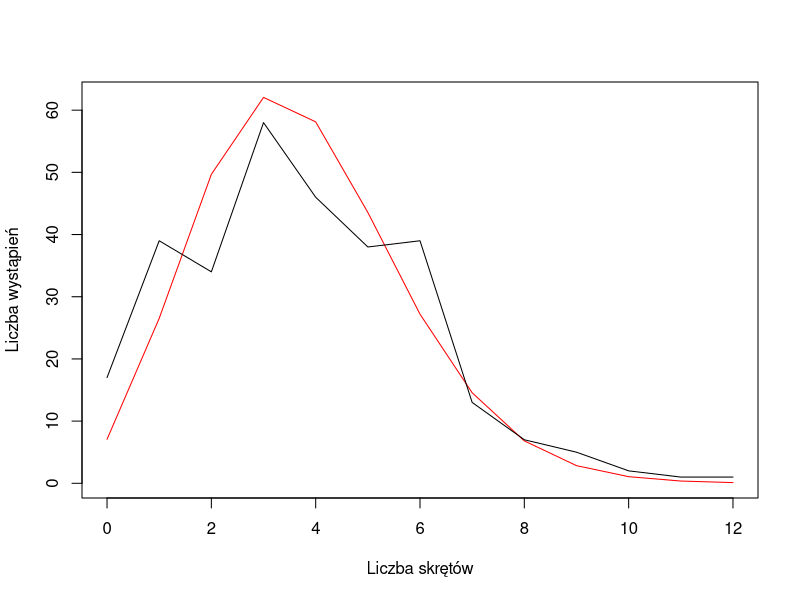
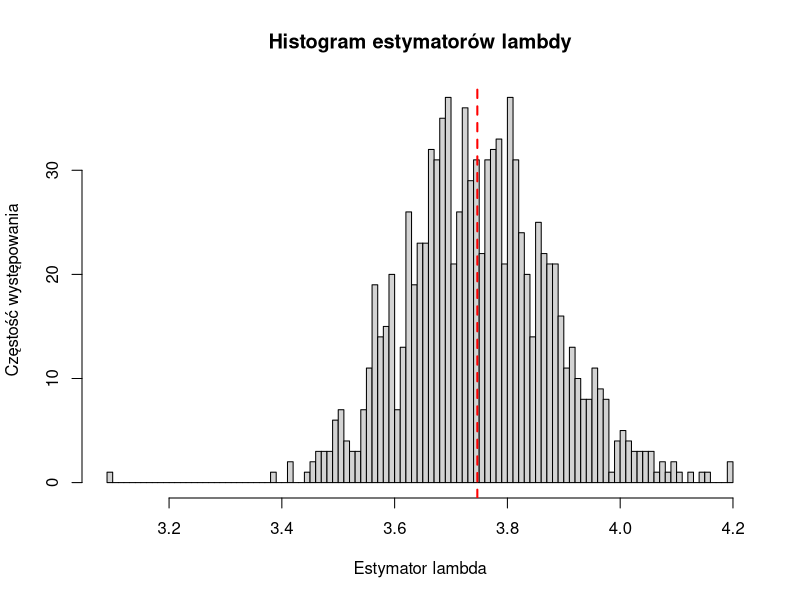
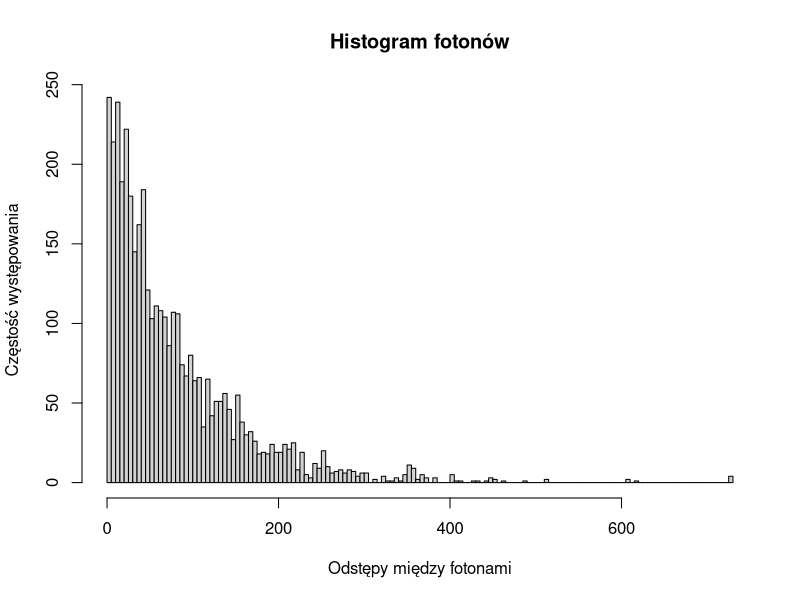
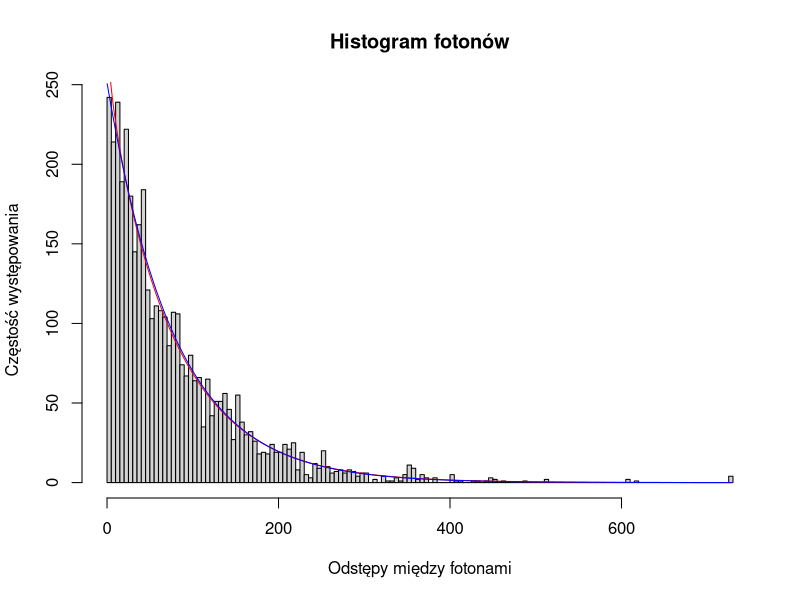

Source code (R) for these figures, in order:
# MWS LAB 2
#setwd()
# zadanie 1
######### a)
skrety <- scan("skrety.txt")
lamb = mean(skrety) # lambda

min <- min(skrety) # minimalna liczba skrętów
max <- max(skrety) # maksymalna liczba skretów
lWystapienSkretow <- matrix(0, max+1, 1) # liczba wystąpień każdej liczby skrętów
for(i in c(min:max)){ # zamiast table(), żeby wykres miał ładną oś y
  lWystapienSkretow[i+1] <- length(which(skrety == i))
}

skretyPois <- sum(lWystapienSkretow) * dpois( c(min:max), lambda = lamb ) # spodziewane liczby skrętów w prawo

plot(c(min:max), skretyPois, type="l", xlab = "Liczba skrętów", ylab = "Liczba wystąpień", col="red")
lines(c(min:max), lWystapienSkretow)


######### b)
# bootstrap nieparametryczny
i <- 1000
m <- matrix(0, i, 1)
for(i in 1:i){
  proba <- matrix(0, length(skrety), 1) # i-ta proba losowa
  for(j in 1: length(skrety)){
    proba[j] <- sample(skrety, 1, replace = TRUE) # losowanie z kapelusza
  }
  m[i] <- mean(proba) # srednia i-tej proby
}

lamb_sd <- sd(m) # odchylenie standardowe estymatora lambdy

hist(m, freq = TRUE, main = "Histogram estymatorów lambdy", xlab = "Estymator lambda", ylab = "Częstość występowania", breaks = 100)
abline(v=lamb, col = "red", lty = 2, lwd = 2)



# zadanie 2
fotony <- scan("fotony.txt")
######### a)

h <- hist(fotony, freq = TRUE, main = "Histogram fotonów", xlab = "Odstępy między fotonami", ylab = "Częstość występowania", breaks = 200)

######### b)

# metoda momentow
m1 <- mean(fotony) # pierwszy moment
m2 <- mean(fotony^2); # drugi moment

alfa_mm <- (m1^2) / (m2 - m1^2) # estymator alfy
beta_mm <- (m2 - m1^2) / m1 # estymator bety

gamma_x <- seq(from=min(fotony), to=max(fotony), length=length(fotony)) # równe odstępy na osi x 
# wyznaczanie wartość gęstości dla każdego odstępu między fotonami (length)  * szerokość histrogramu
gamma_mm <- dgamma(gamma_x, shape = alfa_mm, scale = beta_mm) * length(fotony) * (h$mids[2]-h$mids[1])


# metoda największej wiarygodności
sredniaFotonow <- mean(log(fotony)) - log(mean(fotony)) # lewa strona równania
f <- function (x){
  digamma(x) - log(x) - sredniaFotonow # wyznaczanie estymatora alfa
}
alfa_nw <- uniroot(f, interval = c(1e-14, 2))$root # wartość estymatora 
beta_nw <- mean(fotony)/alfa_nw

gamma_nw <- dgamma(gamma_x, shape = alfa_nw, scale = beta_nw) * length(fotony) * (h$mids[2]-h$mids[1])


######### c)

hist(fotony, freq = TRUE, main = "Histogram fotonów", xlab = "Odstępy między fotonami", ylab = "Częstość występowania", breaks = 200)
lines(gamma_x, gamma_mm, type='l', col='red') # metoda momentóW
lines(gamma_x, gamma_nw, type='l', col='blue') # metoda największej wiarygodności


######### d)
#bootstrap parametryczny
i <- 1000 # liczba iteracji

mm_alfa <- matrix(0, i, 1)
mm_beta <- matrix(0, i, 1)

nw_alfa <- matrix(0, i, 1)
nw_beta <- matrix(0, i, 1)

n<- length(fotony)

for(i in 1:i){
  # metoda momentów
  gamma_mm <-  rgamma(n, shape = alfa_mm, scale = beta_mm)
  m1 = mean(gamma_mm)
  m2 = mean(gamma_mm^2)
  mm_alfa[i]= (m1^2) / (m2 - m1^2)
  mm_beta[i]= (m2 - m1^2) / m1
  
  #metoda największej wiarygodności
  gamma_nw <- rgamma(n, shape = alfa_nw, scale = beta_nw)
  sredniaFotonow <- mean(log(gamma_nw)) - log(mean(gamma_nw))
  f <- function (x){
    digamma(x) - log(x) - sredniaFotonow # wyznaczanie estymatora alfa
  }
  
  nw_alfa[i] <- uniroot(f, interval = c(1e-14, 2))$root
  nw_beta[i] <- mean(gamma_nw) / nw_alfa[i]
  
}
mm_alfa_sd <- sd(mm_alfa)
mm_beta_sd <- sd(mm_beta)
nw_alfa_sd <- sd(nw_alfa)
nw_beta_sd <- sd(nw_beta)

# przedziały ufności
pu <- function(x, alfa=0.05){
  x_sort <- sort(x)
  n <- ceiling(alfa*length(x)/2) # liczba wyników do odrzucenia
  pu <- c(x_sort[floor(n)], x_sort[floor(length(x)-n+1)])
}

mm_alfa_pu <- pu(mm_alfa)
mm_beta_pu <- pu(mm_beta)
nw_alfa_pu <- pu(nw_alfa)
nw_beta_pu <- pu(nw_beta)



# zadanie 3
normy <- scan("norm.txt")

n <- length(normy)
srednia <- mean(normy) # jednocześnie estymator mi
est_sd <- (sum((normy-srednia)^2) / (n-1)) # estymator odchylenia standardowego

gamma=c(0.9, 0.95, 0.99) # poziomy ufności
alfa <- 1 - gamma

# przedziały ufności dla średniej mi
a_mi <- matrix(0, length(gamma), 1)
b_mi <- matrix(0, length(gamma), 1)

for(i in 1:length(gamma)){ 
  a_mi[i] <- srednia - est_sd/sqrt(n) * qt(1-alfa[i]/2,n-1) # rozkład Studenta
  b_mi[i] <- srednia + est_sd/sqrt(n) * qt(1-alfa[i]/2,n-1)
}


# przedziały ufności dla odchylenia standardowego
a_sd <- matrix(0, 3, 1)
b_sd <- matrix(0, 3, 1)

for(i in 1:length(gamma)){
  a_sd[i] <- ((n-1) * est_sd^2) / qchisq(1-alfa[i]/2, n-1) # rozkład X^2
  b_sd[i] <- ((n-1) * est_sd^2) / qchisq(alfa[i]/2, n-1)
}



